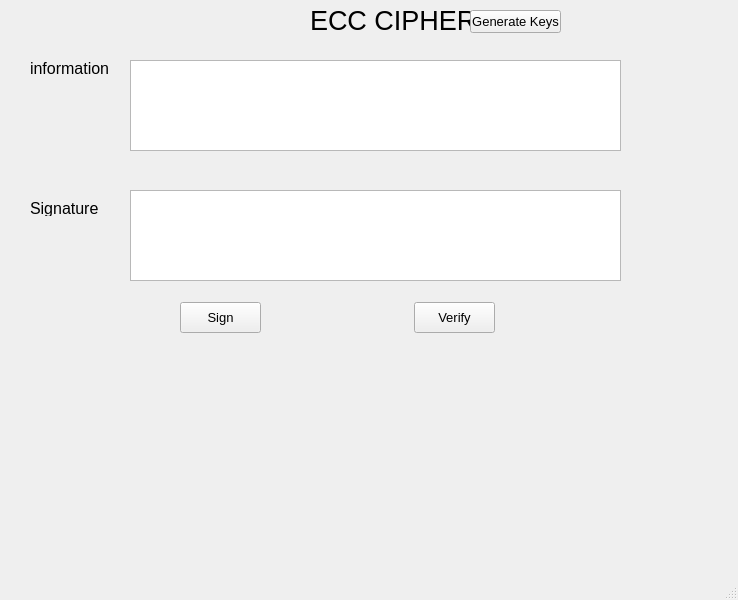
<?xml version="1.0" encoding="UTF-8"?>
<ui version="4.0">
 <class>MainWindow</class>
 <widget class="QMainWindow" name="MainWindow">
  <property name="geometry">
   <rect>
    <x>0</x>
    <y>0</y>
    <width>738</width>
    <height>600</height>
   </rect>
  </property>
  <property name="windowTitle">
   <string>ECC</string>
  </property>
  <widget class="QWidget" name="centralwidget">
   <widget class="QLabel" name="label">
    <property name="geometry">
     <rect>
      <x>310</x>
      <y>10</y>
      <width>161</width>
      <height>21</height>
     </rect>
    </property>
    <property name="font">
     <font>
      <pointsize>20</pointsize>
     </font>
    </property>
    <property name="text">
     <string>ECC CIPHER</string>
    </property>
   </widget>
   <widget class="QTextEdit" name="txt_infor">
    <property name="geometry">
     <rect>
      <x>130</x>
      <y>60</y>
      <width>491</width>
      <height>91</height>
     </rect>
    </property>
   </widget>
   <widget class="QTextEdit" name="txt_sig">
    <property name="geometry">
     <rect>
      <x>130</x>
      <y>190</y>
      <width>491</width>
      <height>91</height>
     </rect>
    </property>
   </widget>
   <widget class="QLabel" name="label_2">
    <property name="geometry">
     <rect>
      <x>30</x>
      <y>60</y>
      <width>81</width>
      <height>16</height>
     </rect>
    </property>
    <property name="font">
     <font>
      <pointsize>12</pointsize>
     </font>
    </property>
    <property name="text">
     <string>information</string>
    </property>
   </widget>
   <widget class="QLabel" name="label_3">
    <property name="geometry">
     <rect>
      <x>30</x>
      <y>200</y>
      <width>71</width>
      <height>16</height>
     </rect>
    </property>
    <property name="font">
     <font>
      <pointsize>12</pointsize>
     </font>
    </property>
    <property name="text">
     <string>Signature</string>
    </property>
   </widget>
   <widget class="QPushButton" name="btn_sig">
    <property name="geometry">
     <rect>
      <x>180</x>
      <y>302</y>
      <width>81</width>
      <height>31</height>
     </rect>
    </property>
    <property name="font">
     <font>
      <pointsize>10</pointsize>
     </font>
    </property>
    <property name="text">
     <string>Sign</string>
    </property>
   </widget>
   <widget class="QPushButton" name="btn_ver">
    <property name="geometry">
     <rect>
      <x>414</x>
      <y>302</y>
      <width>81</width>
      <height>31</height>
     </rect>
    </property>
    <property name="font">
     <font>
      <pointsize>10</pointsize>
     </font>
    </property>
    <property name="text">
     <string>Verify</string>
    </property>
   </widget>
   <widget class="QPushButton" name="btn_ge">
    <property name="geometry">
     <rect>
      <x>470</x>
      <y>10</y>
      <width>91</width>
      <height>23</height>
     </rect>
    </property>
    <property name="font">
     <font>
      <pointsize>10</pointsize>
     </font>
    </property>
    <property name="text">
     <string>Generate Keys</string>
    </property>
   </widget>
  </widget>
  <widget class="QMenuBar" name="menubar">
   <property name="geometry">
    <rect>
     <x>0</x>
     <y>0</y>
     <width>738</width>
     <height>21</height>
    </rect>
   </property>
  </widget>
  <widget class="QStatusBar" name="statusbar"/>
 </widget>
 <resources/>
 <connections/>
</ui>
